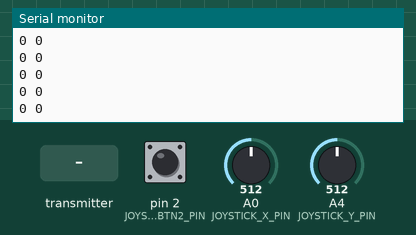
A sketch run on a simulated Arduino Uno, built with avr-gcc and run on an emulated ATmega328P. On the bench: the last lines printed to the serial monitor. The test bench sets the inputs (shaded band); at power-on: A0 (JOYSTICK_X_PIN) = 512, A4 (JOYSTICK_Y_PIN) = 512, pin 2 (JOYSTICK_BTN2_PIN) HIGH. No radio packets arrive unless stated.

Above: at 1.2 s.
1.3 s: the transmitter starts sending stat.0 = 0
At 1.68 s:
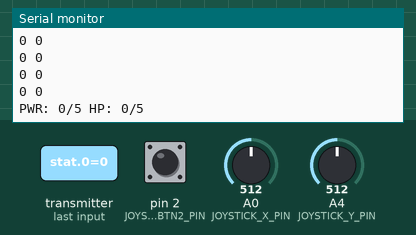
3.3 s: A0 (JOYSTICK_X_PIN) set to 716
At 3.79 s:
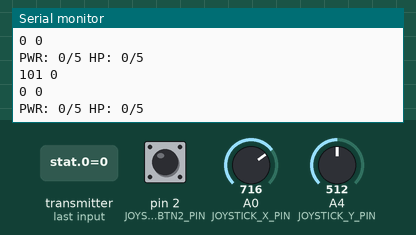
4.8 s: A0 (JOYSTICK_X_PIN) set to 511
At 5.21 s:
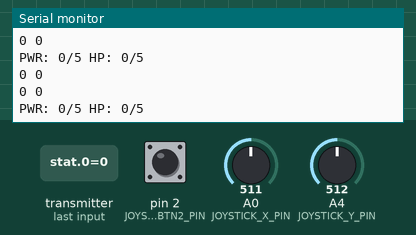
7.8 s: A4 (JOYSTICK_Y_PIN) set to 306
At 8.38 s:
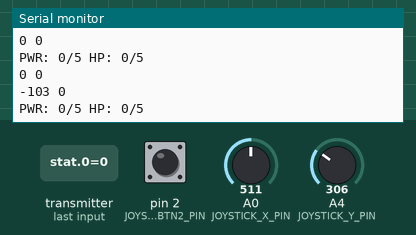
9.3 s: pin 2 (JOYSTICK_BTN2_PIN) pulled LOW for 0.4 s
11.2 s: the transmitter starts sending stat.1 = 256
At 11.56 s:
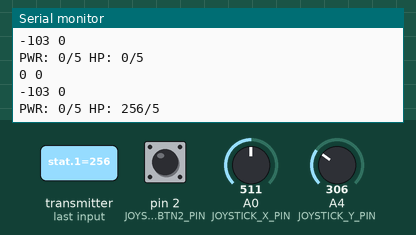
Timing chart, 0 to 13.7 s (numbered marks = the images above; inputs shaded):
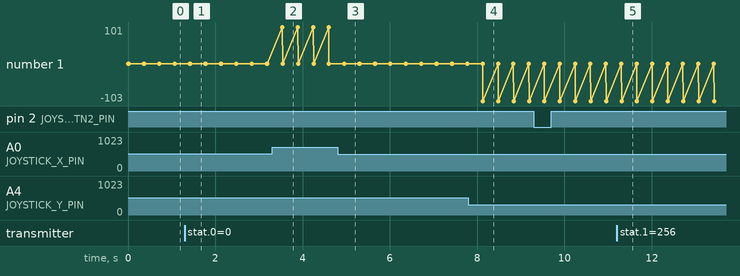

Measured:
- after the input at 1.3 s, the serial monitor: prints a new line after 0.17 s (image 1)
- after the input at 3.3 s, the serial monitor: prints a new line after 0.24 s (image 2)
- after the input at 7.8 s, the serial monitor: prints a new line after 0.33 s (image 4)
- after the input at 11.2 s, the serial monitor: prints a new line after 0.15 s (image 5)
- plotted number 1: 0 → -103 after the input at 7.8 s

The sketch:

TX.ino
```cpp
#include <SPI.h>
#include <nRF24L01.h>
#include <RF24.h>

//NRF24L01
//9 CE, 10 CSN, 11 MISO, 12 MOSI, 13 SCK
//LCD
//7 6 5 4 3
//JOYSTICK
//A0, A1, 2
//A4, A5, 8
//AUDIO
//0, 1

RF24 radio(9, 10);
const byte addresses[][6] = { "00001", "00002", "00003", "00004" };
char receivedData[32] = "";
int joystick[4];
int stat[2];

const int JOYSTICK_X_PIN = A0;
const int JOYSTICK_BTN1_PIN = 0;
const int JOYSTICK_Y_PIN = A4;
const int JOYSTICK_BTN2_PIN = 2;

void setup() {
  Serial.begin(9600);
  radio.begin();
  radio.openWritingPipe(addresses[1]);
  radio.openReadingPipe(1, addresses[0]);
  radio.setPALevel(RF24_PA_MAX);
  pinMode(JOYSTICK_BTN1_PIN, INPUT_PULLUP);
  pinMode(JOYSTICK_BTN2_PIN, INPUT_PULLUP);
}

void loop() {
  radio.stopListening();

  joystick[0] = map(analogRead(JOYSTICK_X_PIN), 0, 1024, -255, 255);
  joystick[0] = (joystick[0] < -23 || joystick[0] > 23) ? joystick[0] : 0;
  joystick[1] = !digitalRead(JOYSTICK_BTN1_PIN);

  joystick[2] = map(analogRead(JOYSTICK_Y_PIN), 0, 1024, -255, 255);
  joystick[2] = (joystick[2] < -23 || joystick[2] > 23) ? joystick[2] : 0;
  joystick[3] = !digitalRead(JOYSTICK_BTN2_PIN);

  radio.write(joystick, sizeof(joystick));

  Serial.print(joystick[0]);
  Serial.print(" ");
  Serial.println(joystick[1]);
  Serial.print(joystick[2]);
  Serial.print(" ");
  Serial.println(joystick[3]);

  radio.startListening();
  delay(50);

  if (radio.available()) {
    radio.read(stat, sizeof(stat));
    radio.read(&receivedData, sizeof(receivedData));
    Serial.print("PWR: ");
    Serial.print(stat[0]);
    Serial.print("/5 HP: ");
    Serial.print(stat[1]);
    Serial.println("/5");
  }

  delay(300);
}
```
